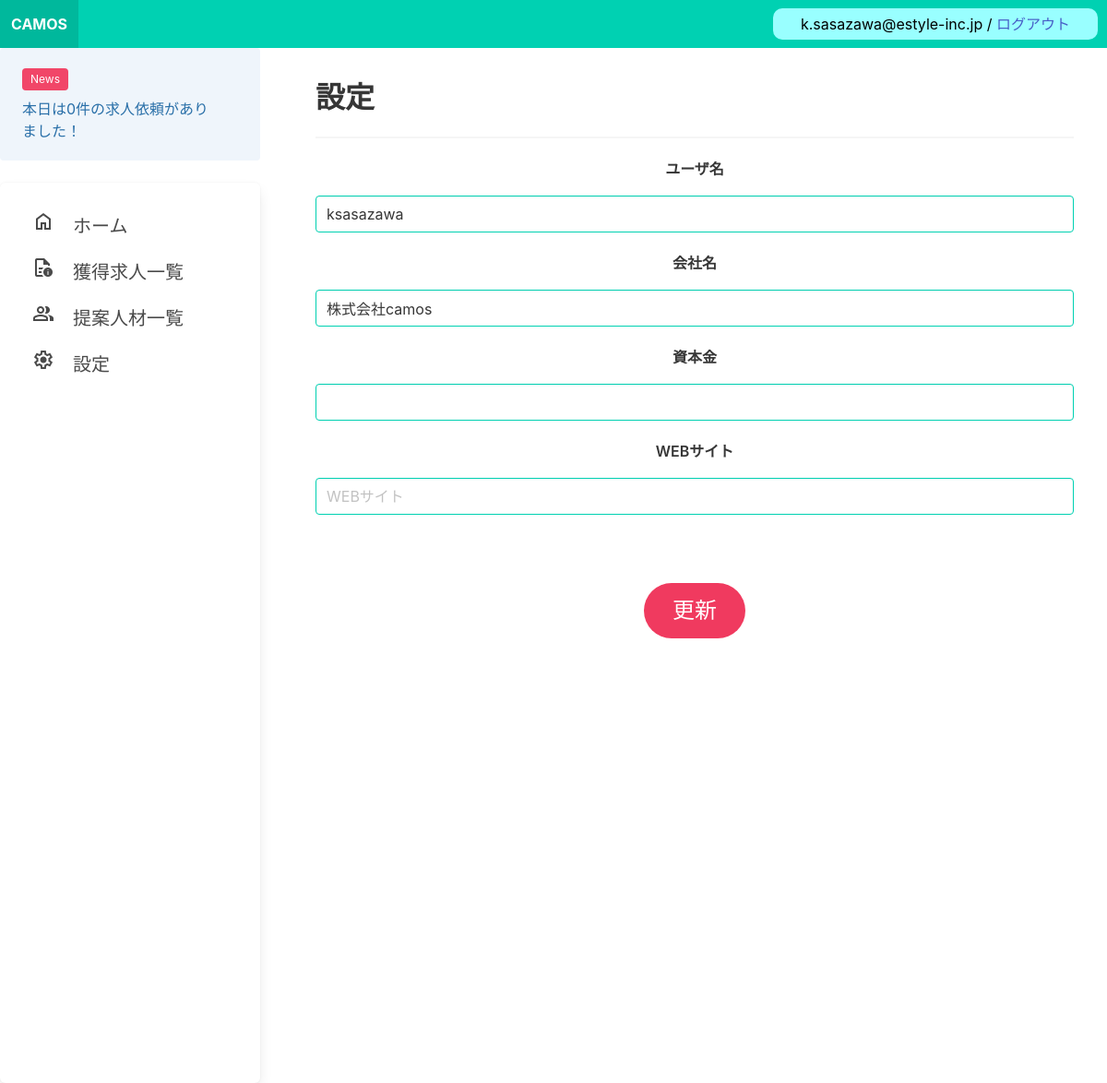
/camos_app/supplier_settings (signed in), run on the app's committed database.
### camos_app/models.py (models this page shows)
class Users(AbstractBaseUser, PermissionsMixin):
    username = models.CharField(max_length=255)
    email = models.EmailField(max_length=255, unique=True)
    company_name = models.CharField(max_length=255, unique=True)
    user_type = models.CharField(max_length=10)
    site_name = models.CharField(max_length=255, null=True)
    capital = models.IntegerField(null=True)
    website = models.URLField(null=True)
    permit_license = models.FileField(null=True, upload_to='camos_app/')
    is_active = models.BooleanField(default=True)
    is_staff = models.BooleanField(default=False)
    USERNAME_FIELD = 'email'
    REQUIRED_FIELDS = ['username']
    objects = UserManager()
    class Meta:
        db_table = 'users'
    def __str__(self):
        return self.email

### camos_app/views.py (the view)
# urls.py: path('supplier_settings', views.supplier_settings, name="supplier_settings"),
@login_required
def supplier_settings(request):
    dt = datetime.datetime.today()
    post_cnt = Post.objects.filter(agent__contains=request.user.company_name, data_added__startswith=dt.date()).count()
    if request.method == "POST":
        form = forms.SupplierChangeForm(request.POST)
        if form.is_valid():
            user = Users.objects.get(id=request.user.id)
            user.username = form.cleaned_data["username"]
            user.company_name = form.cleaned_data["company_name"]
            user.capital = form.cleaned_data["capital"]
            user.website = form.cleaned_data["website"]
            user.save()
            return redirect('camos_app:supplier_home')
    else:
        form = forms.SupplierChangeForm(initial={
            'username': request.user.username,
            'company_name': request.user.company_name,
            'capital': request.user.capital,
            'website': request.user.website,
        })
    return render(request, 'camos_app/supplier_settings.html', context={
        "post_cnt": post_cnt,
        "form": form,
    })

### camos_app/forms.py
class SupplierChangeForm(forms.Form):
    username = forms.CharField(max_length=255, widget=forms.TextInput(attrs={'placeholder':'名前'}))
    company_name = forms.CharField(max_length=255, widget=forms.TextInput(attrs={'placeholder':'会社名'}))
    capital = forms.IntegerField()
    website = forms.URLField(widget=forms.TextInput(attrs={'placeholder':'WEBサイト'}))

### templates/camos_app/supplier_settings.html (shortened to what this page needs)
{% extends "camos_app/supplier_base.html" %}
{% block content %}
{% load widget_tweaks %}
<h1 class="title">設定</h1>
<hr />
<div class="has-text-centered">
    <form method="post" enctype="multipart/form-data">
        <div class="title">
            <p class="is-size-6" style="margin-bottom: 20px;">ユーザ名</p>
            {{ form.username | add_class:"input is-primary"}}
        </div>
        <div class="title">
            <p class="is-size-6" style="margin-bottom: 20px;">会社名</p>
            {{ form.company_name | add_class:"input is-primary"}}
        </div>
        <div class="title">
            <p class="is-size-6" style="margin-bottom: 20px;">資本金</p>
            {{ form.capital | add_class:"input is-primary"}}
        </div>
        <div class="title">
            <p class="is-size-6" style="margin-bottom: 20px;">WEBサイト</p>
            {{ form.website | add_class:"input is-primary"}}
        </div>
        <button class="button is-danger is-rounded is-large is-hovered" style="margin: 50px;">更新</button>
    </form>
</div>
{% endblock %}

### templates/camos_app/supplier_base.html (shortened to what this page needs)
<!DOCTYPE html>
<html lang="ja">
<head>
    <link rel="stylesheet" href="https://cdn.jsdelivr.net/npm/bulma@0.9.4/css/bulma.min.css">
</head>
<body>
    <nav class="navbar is-primary" style="display: flex; justify-content:space-between; align-items: center;">
        <div class="navbar-brand">
        <a id="back" href="{% url 'camos_app:client_home' %}" class="navbar-item">
            <strong>CAMOS</strong>
        </a>
        </div>
        <div style="margin-right: 10px; padding: 5px 30px; background-color: #99FFFF; color: black; border-radius: 10px;">
            {% if request.user.is_authenticated %}
            <div>{{request.user}} / <a href="{% url 'camos_app:user_logout' %}">ログアウト</a></div>
            {% else %}
            <a href="{% url 'supplier_login' %}">ログイン</a>
            {% endif %}
        </div>
    </nav>
    <div class="columns">
        <div class="submenu column is-3" style="height: 1000px;">
            <aside class="notification is-info is-light">
            <div class="mb-2">
                <span class="tag is-danger">News</span>
            </div>
            <div>
                本日は{{post_cnt}}件の求人依頼がありました！
            </div>
            </aside>
            <aside class="box menu" style="height: 100%;">
            <ul class="menu-list">
                <li class="is-size-5"><a href="{% url 'camos_app:supplier_home' %}"><span class="material-symbols-outlined">home</span>　ホーム</a></li>
                <li class="is-size-5"><a href="{% url 'camos_app:supplier_job_list' %}"><span class="material-symbols-outlined">quick_reference</span>　獲得求人一覧</a></li>
                <li class="is-size-5"><a href="{% url 'camos_app:supplier_worker_list' %}"><span class="material-symbols-outlined">group</span>　提案人材一覧</a></li>
                <li class="is-size-5"><a href="{% url 'camos_app:supplier_settings' %}"><span class="material-symbols-outlined">settings</span>　設定</a></li>
            </ul>
            </aside>
        </div>
        <section class="section column">
            <div>{% block content %} {% endblock %}</div>
        </section>
</div>
</body>
</html>

### data on the page
Users: user "k.sasazawa@estyle-inc.jp", username "ksasazawa", company_name "株式会社camos"

### other printed values
{{ post_cnt }} "0"
